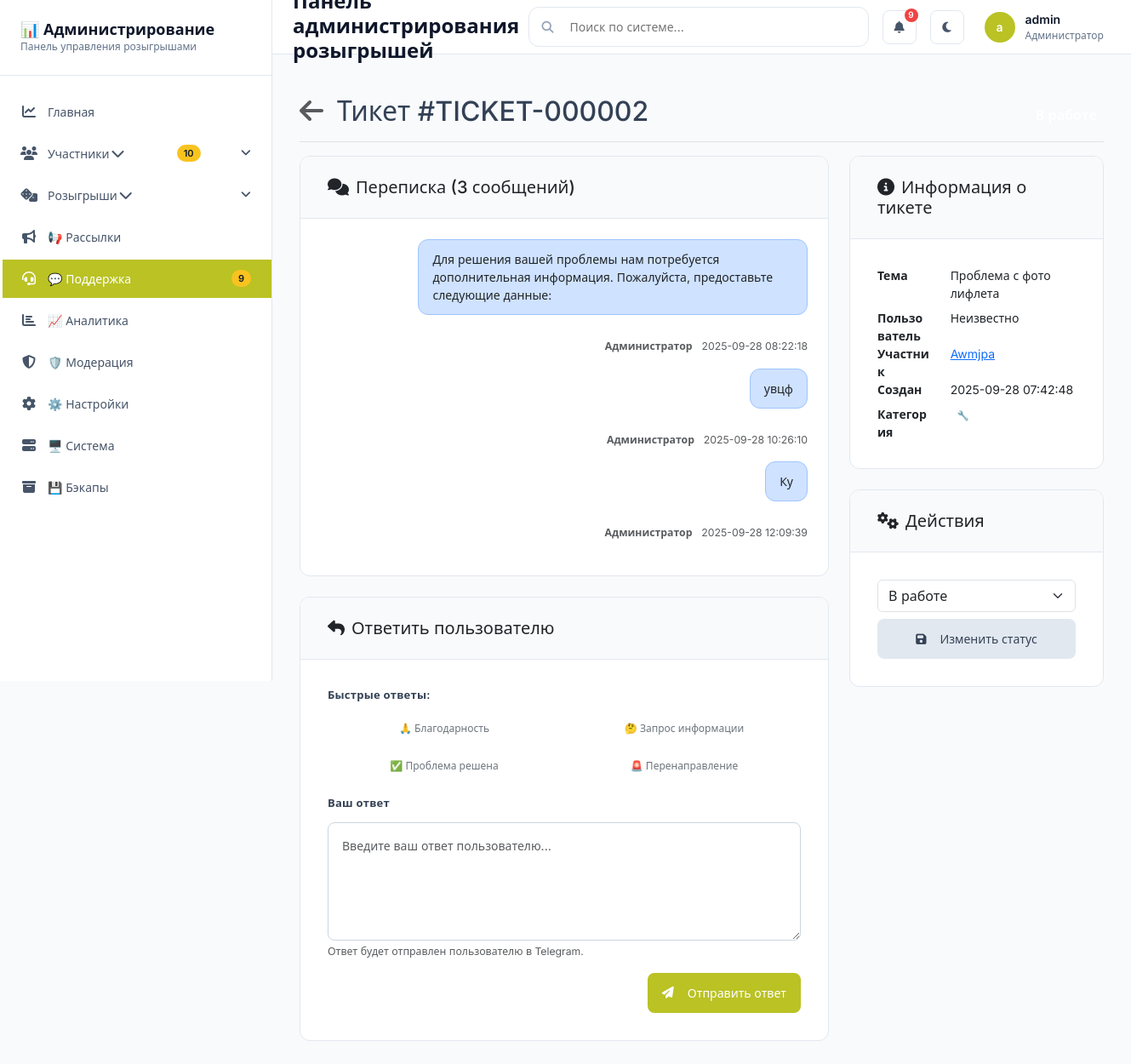
Page /admin/support_tickets/2 (signed in) on the earlier database version.
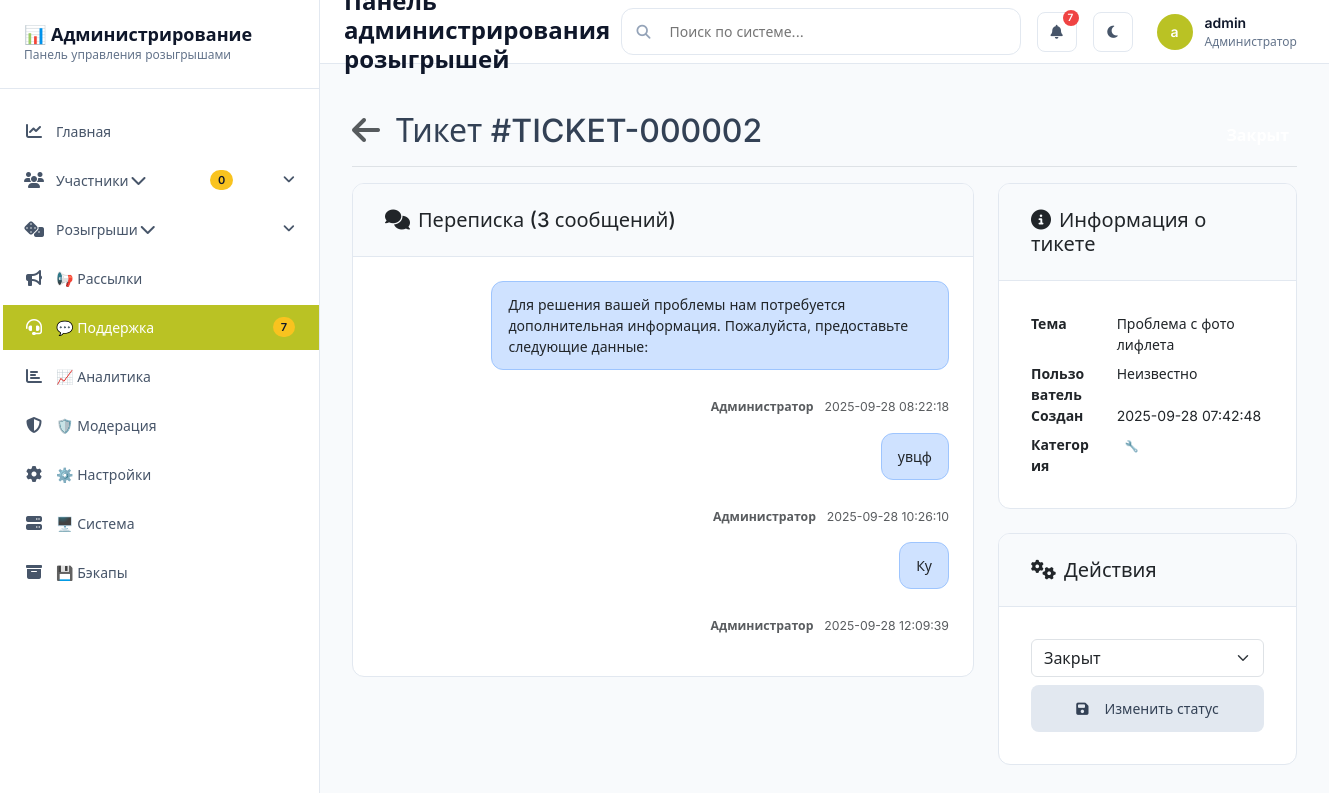
Same page on the later database version.
### tables this page shows
CREATE TABLE participants (
        id INTEGER PRIMARY KEY AUTOINCREMENT,
        telegram_id BIGINT UNIQUE NOT NULL,
        username TEXT,
        full_name TEXT NOT NULL,
        phone_number TEXT UNIQUE NOT NULL,
        loyalty_card TEXT UNIQUE NOT NULL,
        photo_path TEXT,
        status TEXT DEFAULT 'pending',
        registration_date TIMESTAMP DEFAULT CURRENT_TIMESTAMP,
        updated_at TIMESTAMP
    , admin_notes TEXT);

CREATE TABLE support_tickets (
        id INTEGER PRIMARY KEY AUTOINCREMENT,
        participant_id INTEGER,
        subject TEXT NOT NULL,
        message TEXT NOT NULL,
        status TEXT DEFAULT 'open',
        created_at TIMESTAMP DEFAULT CURRENT_TIMESTAMP,
        updated_at TIMESTAMP,
        FOREIGN KEY(participant_id) REFERENCES participants(id)
    );

### web/routes/admin.py (the view)
@admin_bp.route("/support_tickets/<int:ticket_id>")
@login_required
def support_ticket_detail(ticket_id: int):
    db = _get_admin_db()
    tickets, _ = db.list_support_tickets(page=1, per_page=1000)
    ticket = next((t for t in tickets if t["id"] == ticket_id), None)
    if not ticket:
        flash("Тикет не найден", "error")
        return redirect(url_for("admin.support_tickets"))
    with db._connect() as conn:
        messages = conn.execute(
            "SELECT sender_type, message_text, attachment_path, attachment_file_id, sent_at FROM support_ticket_messages WHERE ticket_id=? ORDER BY sent_at ASC",
            (ticket_id,),
        ).fetchall()
    return render_template("support_ticket_detail.html", ticket=ticket, messages=messages)

### database/admin_queries.py (called while the page is built)
    def _connect(self) -> sqlite3.Connection:
        conn = sqlite3.connect(
            self.db_path,
            timeout=30.0,  # 30 second timeout
            isolation_level=None  # Autocommit mode for better performance
        )
        conn.row_factory = sqlite3.Row
        conn.execute("PRAGMA journal_mode=WAL")
        conn.execute("PRAGMA synchronous=NORMAL")
        conn.execute("PRAGMA cache_size=-64000")  # 64MB cache
        conn.execute("PRAGMA temp_store=MEMORY")
        conn.execute("PRAGMA mmap_size=268435456")  # 256MB mmap
        return conn

### web/routes/admin.py (called while the page is built)
def _get_admin_db() -> AdminDatabase:
    try:
        config = current_app.config
        db_path = config.get("DATABASE_PATH", "data/lottery_bot.sqlite")
        return AdminDatabase(db_path=db_path)
    except Exception as e:
        current_app.logger.error(f"Failed to connect to admin database: {e}")
        raise

### web/templates/support_ticket_detail.html (shortened to what the changed rows need)
{% extends "base.html" %}
{% block content %}
<div class="d-flex justify-content-between flex-wrap flex-md-nowrap align-items-center pt-3 pb-2 mb-3 border-bottom">
    <h1 class="h2 d-flex align-items-center">
        <a href="{{ url_for('admin.support_tickets') }}" class="text-muted me-3" title="Назад к тикетам">
            <i class="fa-solid fa-arrow-left"></i>
        </a>
        Тикет #{{ ticket.ticket_number }}
    </h1>
        {% set status_config = {
            'open': ('badge-light-warning', 'Открыт'),
            'in_progress': ('badge-light-info', 'В работе'),
            'resolved': ('badge-light-success', 'Решен'),
            'closed': ('badge-light-secondary', 'Закрыт')
        }.get(ticket.status, ('bg-light', ticket.status)) %}
</div>
<div class="row g-4">
    <div class="col-lg-8">
        {% if ticket.status in ['open', 'in_progress'] %}
        <div class="card" x-data="{ responseText: '' }">
            <div class="card-header">
                <h5 class="mb-0"><i class="fa-solid fa-reply me-2"></i>Ответить пользователю</h5>
            </div>
            <div class="card-body">
                <form method="POST" action="{{ url_for('admin.update_ticket_status', ticket_id=ticket.id) }}">
                    <div class="mb-3">
                        <label class="form-label">Быстрые ответы:</label>
                        <div class="row g-2">
                            <div class="col-sm-6">
                                <button type="button" @click="responseText = 'Спасибо за ваше обращение! Мы рассмотрели вашу проблему и готовы помочь.'" class="btn btn-sm btn-outline-secondary w-100 text-start">🙏 Благодарность</button>
                            </div>
                            <div class="col-sm-6">
                                <button type="button" @click="responseText = 'Для решения вашей проблемы нам потребуется дополнительная информация. Пожалуйста, предоставьте следующие данные:'" class="btn btn-sm btn-outline-secondary w-100 text-start">🤔 Запрос информации</button>
                            </div>
                            <div class="col-sm-6">
                                <button type="button" @click="responseText = 'Ваша проблема решена! Если у вас возникнут дополнительные вопросы, обращайтесь.'" class="btn btn-sm btn-outline-secondary w-100 text-start">✅ Проблема решена</button>
                            </div>
                            <div class="col-sm-6">
                                <button type="button" @click="responseText = 'К сожалению, мы не можем решить вашу проблему в рамках данного обращения. Обратитесь к администратору.'" class="btn btn-sm btn-outline-secondary w-100 text-start">🚨 Перенаправление</button>
                            </div>
                        </div>
                    </div>
                    <div class="mb-3">
                        <label for="response" class="form-label">Ваш ответ</label>
                        <textarea id="response" name="response_message" rows="5" x-model="responseText" class="form-control" placeholder="Введите ваш ответ пользователю..." required></textarea>
                        <div class="form-text">Ответ будет отправлен пользователю в Telegram.</div>
                    </div>
                    <div class="d-flex justify-content-end">
                        <button type="submit" class="btn btn-primary">
                            <i class="fa-solid fa-paper-plane me-2"></i>Отправить ответ
                        </button>
                    </div>
                </form>
            </div>
        </div>
        {% endif %}
    </div>
    <div class="col-lg-4">
        <div class="card mb-4">
            <div class="card-body">
                <dl class="row mb-0">
                    <dt class="col-sm-4">Тема</dt>
                    <dd class="col-sm-8">{{ ticket.subject }}</dd>
                    <dt class="col-sm-4">Пользователь</dt>
                    <dd class="col-sm-8">{{ ticket.username or 'Неизвестно' }}</dd>
                    {% if ticket.participant_name %}
                    <dt class="col-sm-4">Участник</dt>
                    <dd class="col-sm-8"><a href="{{ url_for('admin.participant_detail', participant_id=ticket.participant_id) }}">{{ ticket.participant_name }}</a></dd>
                    {% endif %}
                    <dt class="col-sm-4">Создан</dt>
                    <dd class="col-sm-8">{{ ticket.created_at if ticket.created_at else 'Неизвестно' }}</dd>
                    <dt class="col-sm-4">Категория</dt>
                    <dd class="col-sm-8">
                        {% set category_map = {
                            'photo_problem': ('📷 Проблемы с фото', 'badge-light-danger'),
                            'loyalty_card': ('💳 Карта лояльности', 'badge-light-info'),
                            'technical': ('🔧 Технические', 'badge-light-warning'),
                            'status': ('📋 Статус заявки', 'badge-light-primary'),
                            'lottery': ('🎲 Розыгрыш', 'badge-light-success'),
                            'other': ('❓ Другое', 'badge-light-secondary')
                        } %}
                        {% set cat_info = category_map.get(ticket.category, category_map['other']) %}
                        <span class="badge {{ cat_info[1] }}">{{ cat_info[0] }}</span>
                    </dd>
                </dl>
            </div>
        </div>
        <div class="card">
            <div class="card-body">
                <form method="POST" action="{{ url_for('admin.update_ticket_status', ticket_id=ticket.id) }}">
                    <div class="d-grid gap-2">
                        <select name="status" class="form-select">
                            <option value="in_progress" {% if ticket.status == 'in_progress' %}selected{% endif %}>В работе</option>
                            <option value="closed" {% if ticket.status == 'closed' %}selected{% endif %}>Закрыт</option>
                        </select>
                        <button type="submit" class="btn btn-secondary">
                            <i class="fa-solid fa-save me-2"></i>Изменить статус
                        </button>
                    </div>
                </form>
            </div>
        </div>
    </div>
</div>
{% endblock %}

Differences in the rows shown:
removed participants: participant_name "Awmjpa"
changed support_tickets "Проблема с фото лифлета": status "В работе" → "Закрыт"
Other differences:
text no longer shown: "10 9 9 Ответить пользователю Быстрые ответы: 🙏 Благодарность 🤔 Запрос информации ✅ Проблема решена 🚨 Перенаправление Ваш ответ Ответ будет отправлен пользователю в Telegram. Отправить ответ Участник"
text now shown: "0 7 7"
